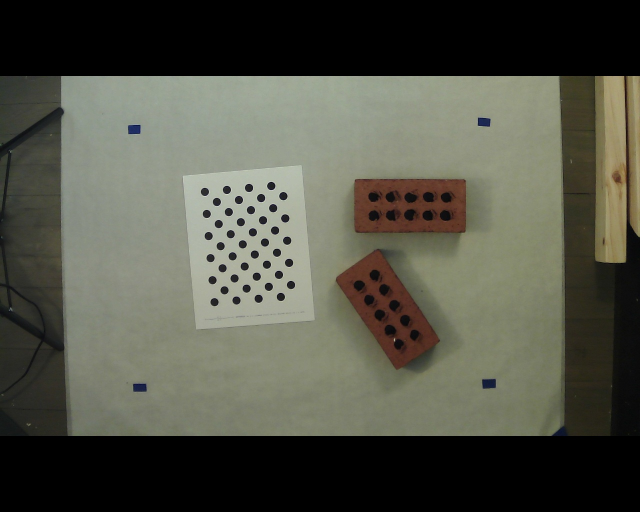
#> input picture capture/calibrate_1553798660.0017204.jpg, 1280 x 1024 px, given in place of the camera (shown at 1/2 size)
$ python webcam_calibrate.py
#> lines starting #> are read from the running program, lines starting #| are printed output that depends on the picture
### utility/calibration.py
import cv2
import numpy as np
import json

from math import floor

__all__ = ["Chessboard", "CircleGrid"]

class Calibration(object):
    """Generic calibration class"""
    def __init__(self, objpt=None, calibration={}):
        self.objpt = objpt
        self.calibration = {}
        self.criteria = (cv2.TERM_CRITERIA_EPS + cv2.TERM_CRITERIA_MAX_ITER, 30, 0.001)


    @property
    def camera_matrix(self):
        return self.calibration["camera_matrix"]

    @camera_matrix.setter
    def camera_matrix(self, value):
        self.calibration["camera_matrix"] = value

    @property
    def dist_coeff(self):
        return self.calibration["dist_coeff"]

    @dist_coeff.setter
    def dist_coeff(self, value):
        self.calibration["dist_coeff"] = value


    # [10 lines left out: function save_calibration, not called in this run]

    def load_calibration(self, fp):
#> called with fp = 'circle_calibration.json'
        with open(fp, mode='r') as f:
#> (reads circle_calibration.json from the repository)
#> further down, frame is the input picture: shape (1024, 1280, 3); mean B, G, R 71.1, 83, 82.3
            self.calibration = json.load(f)
            self.calibration["camera_matrix"] = np.array(self.calibration["camera_matrix"])
            self.calibration["dist_coeff"] = np.array(self.calibration["dist_coeff"])
        f.close()

    def undistort(self, img, crop=True, reverse=False):
#> called with crop = True, reverse = False
        h, w = img.shape[:2]
#> h = 1024; w = 1280
        new_camera_matrix, roi = cv2.getOptimalNewCameraMatrix(
            self.camera_matrix, self.dist_coeff, (w,h), 1, (w,h))
#> roi = (14, 12, 1254, 1002)

        dst = cv2.undistort(
            img, self.camera_matrix, self.dist_coeff, None, new_camera_matrix)
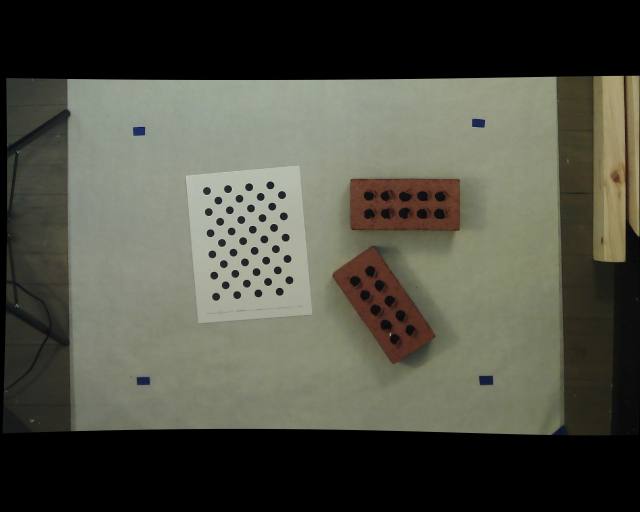
#> dst: shape (1024, 1280, 3) (shown at 1/2 size); mean B, G, R 68.3, 80, 79.3

        x,y,w,h = roi
#> x = 14; y = 12; w = 1254; h = 1002
        if crop:
            dst = dst[y:y+h, x:x+w]
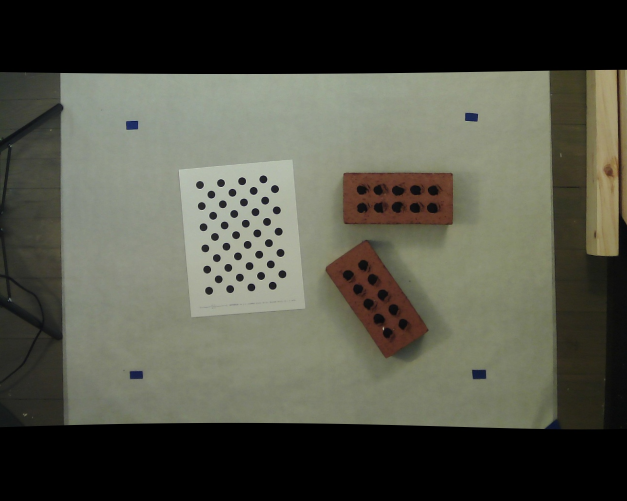
#> dst: shape (1002, 1254, 3) (shown at 1/2 size); mean B, G, R 70.9, 83, 82.2
        return dst

class Chessboard(Calibration):
    """Chessboard camera calibration module"""
    # [49 lines left out: functions __init__, __gen_grid_pts, calibrate, not called in this run]


class CircleGrid(Calibration):
    """
    Camera calibration module using circle grid
    https://nerian.com/support/resources/patterns/pattern-letter.pdf
    """

    def __init__(self, x=4, y=11, spacing=20, diameter=15, assymetric=True):
        self.x = x # rows in grid
        self.y = y # columns in grid
        self.spacing = spacing # spacing between
        self.diameter = diameter
        self.assymetric = True
        self.blob_detector = self.__setup_blob_detector()

        super(CircleGrid, self).__init__(self.__gen_obj_pts())


    def __gen_obj_pts(self):
        count = int(self.x * self.y)
        pts = np.zeros((count, 3), np.float32)
        for i in range(count):
            if self.assymetric:
                x = floor(i / self.x) / 2
                y = i % self.x
                if floor(i / self.x) % 2 == 1:
                    y += 0.5
            else:
                x = floor(i / self.x)
                y = i % self.x
            x *= self.spacing
            y *= self.spacing
            pts[i] = (x, y, 0)
        return pts

    def __setup_blob_detector(self):
        blob_params = cv2.SimpleBlobDetector_Params()
        blob_params.minThreshold = 8
        blob_params.maxThreshold = 255
        blob_params.filterByArea = True
        blob_params.minArea = 25
        blob_params.maxArea = 2500
        blob_params.filterByCircularity = True
        blob_params.minCircularity = 0.1
        blob_params.filterByConvexity = True
        blob_params.minConvexity = 0.87
        blob_params.filterByInertia = True
        blob_params.minInertiaRatio = 0.01
        return cv2.SimpleBlobDetector_create(blob_params)

    # [53 lines left out: function calibrate, not called in this run]

### webcam_calibrate.py
import cv2
import numpy as np

import os
import time

from utility import CircleGrid
from utility import Chessboard

w,h = (1920, 1080)

feed = cv2.VideoCapture(1)
feed.set(3,h)
feed.set(4,w)

out_dir = "capture"


cb = CircleGrid()
try:
    cb.load_calibration("circle_calibration.json")
except:
    print("CIRCLE GRID CALIBRATION")
    cb.calibrate(feed, frames=100)
    cb.save_calibration("circle_calibration.json")

# [4 lines of commented-out code are left out]

while True:
    ret, frame = feed.read()

    frame_undistorted = cb.undistort(frame, crop=True)

    cv2.imshow('original', frame)
    cv2.imshow('undistorted', frame_undistorted)

    key = cv2.waitKey(1)
#> (key Esc is pressed here)
    if key == 27:
        print("EXITING...")
        break
    if chr(key % 256) == 'x':
        label = "calibrate_{}.jpg".format(time.time())
        label_undistort = "calibrate_{}.undistorted.jpg".format(time.time())
        print("SAVING... {}".format(label))
        cv2.imwrite(os.path.join(out_dir, label), frame)
        cv2.imwrite(os.path.join(out_dir, label_undistort), frame_undistorted)
    if chr(key % 256) == 'c':
        print("CIRCLE GRID CALIBRATION")
        cv2.destroyAllWindows()
        cb = CircleGrid()
        cb.calibrate(feed, frames=100)
        cb.save_calibration("circle_calibration.json")


feed.release()
cv2.destroyAllWindows()
